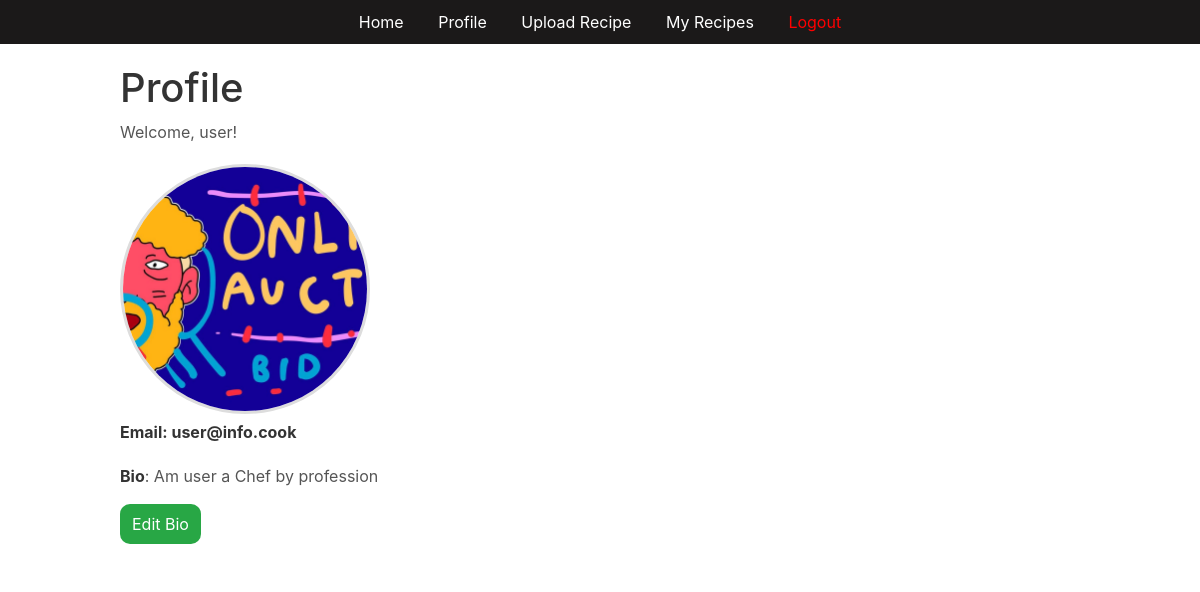
The app's page /profile/ (signed in), older data.
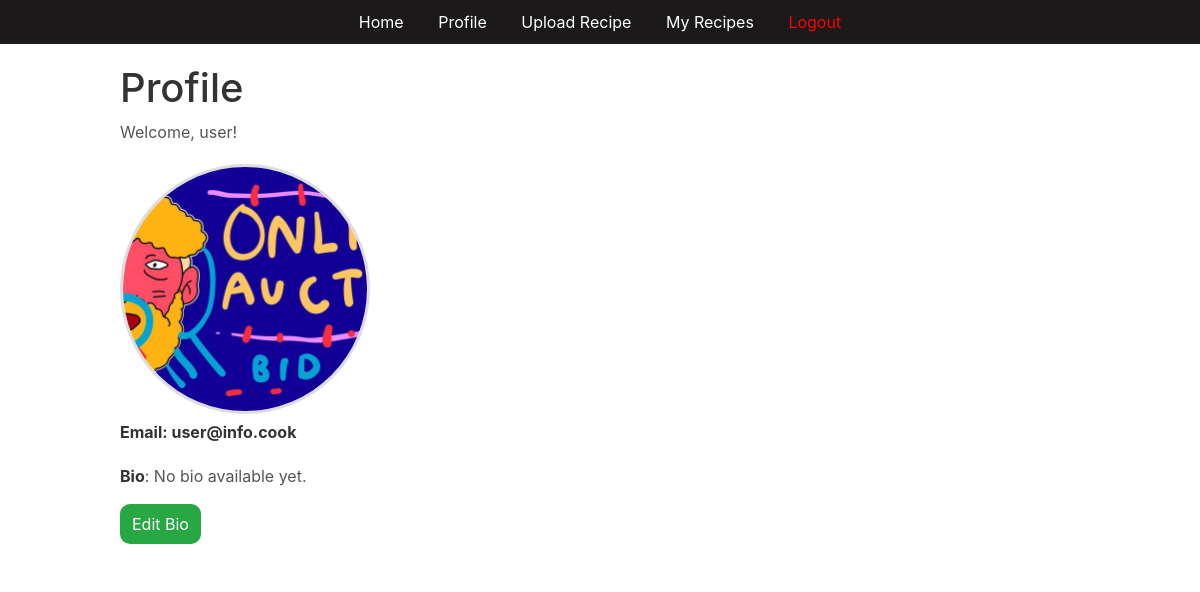
The same page, newer data.
### recipes/models.py (models this page shows, shortened)
class Profile(models.Model):
    user = models.OneToOneField(User, on_delete=models.CASCADE)
    bio = models.TextField(blank=True, null=True)
    photo = models.ImageField(upload_to='profile_photos/', blank=True, null=True)
    email = models.EmailField(blank=True, null=True)

### recipes/views.py (the view)
# urls.py: path('profile/', views.profile, name='profile'),
@login_required
@login_required
def profile(request):
    profile = Profile.objects.get(user=request.user)
    if request.method == "POST":
        new_bio = request.POST.get('bio')
        if new_bio:  # If a new bio is provided, update it
            profile.bio = new_bio
            profile.save()
        return redirect('profile')  # Refresh the page after saving
    return render(request, 'profile.html', {
        'profile': profile
    })

### recipes/templates/profile.html (shortened to what this page needs)
{% extends 'base.html' %}
{% block content %}
<h1>Profile</h1>
<p>Welcome, {{ user.username }}!</p>
<div id="profile-photo-container">
    {% if profile.photo %}
    <div class="profile-photo-wrapper">
    </div>
    {% else %}
    <p>No profile photo available.</p>
    {% endif %}
</div>
<p><strong>Email: {{ profile.email|default:"No email provided." }}</strong></p>
<p id="bio-display"><strong>Bio</strong>: {{ profile.bio|default:"No bio available yet." }}</p>
<button id="edit-bio-btn">Edit Bio</button>
{% endblock %}

Row changes from the older to the newer data that the page shows:
changed Profile "user@info.cook": bio "Am user a Chef by profession" → "No bio available yet."
